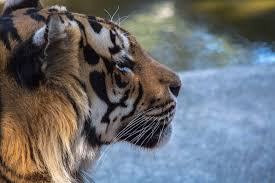
#> input picture SAKIR/Resimler/kaplan.jpg, 275 x 183 px, found by its file name
$ python opensk7.py
#> lines starting #> are read from the running program, lines starting #| are printed output that depends on the picture
# renk_kanallari.py
import cv2
import sys
if sys.platform=='win32':
    deltax=0
    deltay=0
else:
    deltax=50
    deltay=105
img=cv2.imread("SAKIR\Resimler\kaplan.jpg")
#> img is the input picture: shape (183, 275, 3); mean B, G, R 113.7, 109.9, 107.7
m=img.copy()
m[:,:,1]=0
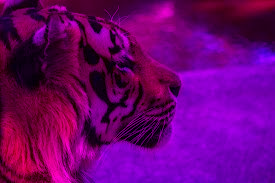
#> m: shape (183, 275, 3); mean B, G, R 113.7, 0, 107.7
m[:,:,2]=0
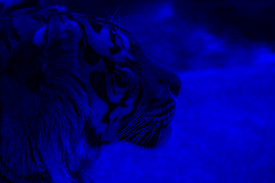
#> m: shape (183, 275, 3); mean B, G, R 113.7, 0, 0
y=img.copy()
y[:,:,0]=0
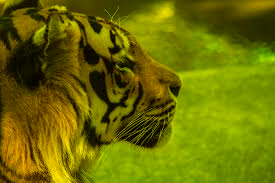
#> y: shape (183, 275, 3); mean B, G, R 0, 109.9, 107.7
y[:,:,2]=0
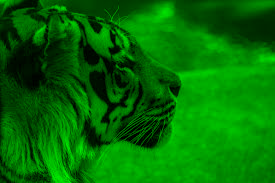
#> y: shape (183, 275, 3); mean B, G, R 0, 109.9, 0
k=img.copy()
k[:,:,0]=0
k[:,:,1]=0
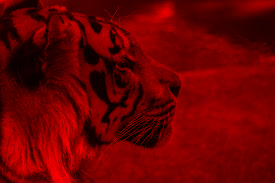
#> k: shape (183, 275, 3); mean B, G, R 0, 0, 107.7
print(img.shape)
#| (183, 275, 3)
cv2.imshow("ORIGINAL",img);cv2.moveWindow('ORIGINAL',10,10)
cv2.imshow("MAVİ",m);cv2.moveWindow('MAVİ',10,img.shape[0]+deltay)
cv2.imshow("KIRMIZI",k);cv2.moveWindow('KIRMIZI',img.shape[1]+deltax,10)
cv2.imshow("YEŞİL",y);cv2.moveWindow('YEŞİL',img.shape[1]+deltax,img.shape[0]+deltay)
while True:
    k=cv2.waitKey(50) & 0xFF
#> (key Esc is pressed here)
    if k==27:break
cv2.destroyAllWindows()

$ run again, with SAKIR/Resimler/basin.jpg copied over SAKIR/Resimler/kaplan.jpg
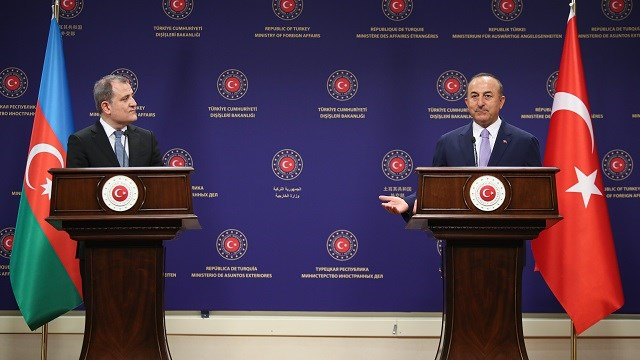
#> input picture SAKIR/Resimler/basin.jpg, 640 x 360 px, found by its file name
#> img is the input picture: shape (360, 640, 3); mean B, G, R 78.3, 58.9, 78.2
#> `y[:,:,2]=0`:
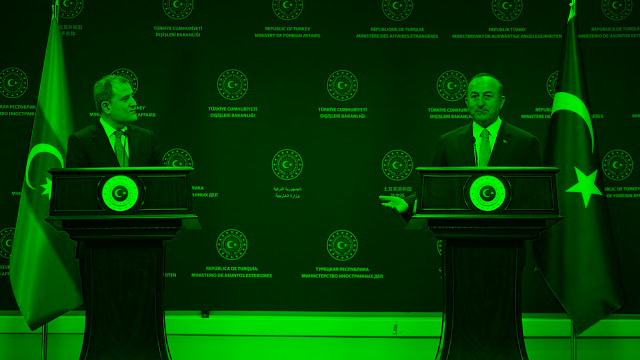
#> y: shape (360, 640, 3); mean B, G, R 0, 58.9, 0
#> `k[:,:,1]=0`:
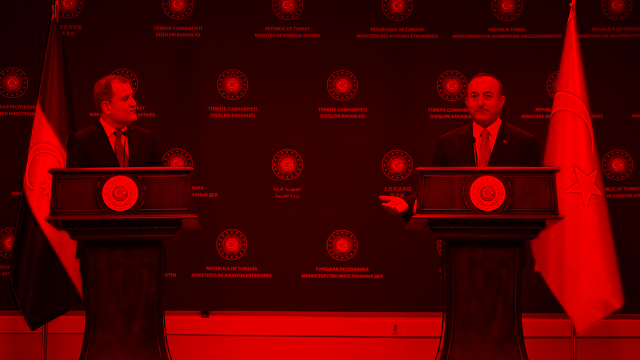
#> k: shape (360, 640, 3); mean B, G, R 0, 0, 78.2
#| (360, 640, 3)

$ run again, with SAKIR/Resimler/cadde01.jpg copied over SAKIR/Resimler/kaplan.jpg
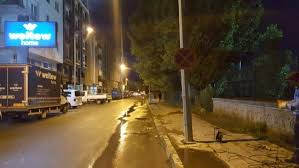
#> input picture SAKIR/Resimler/cadde01.jpg, 299 x 168 px, found by its file name
#> img is the input picture: shape (168, 299, 3); mean B, G, R 56.2, 78.8, 93.6
#> `y[:,:,2]=0`:
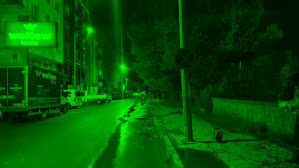
#> y: shape (168, 299, 3); mean B, G, R 0, 78.8, 0
#> `k[:,:,1]=0`:
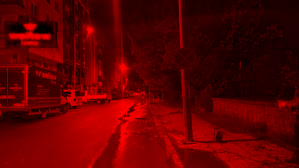
#> k: shape (168, 299, 3); mean B, G, R 0, 0, 93.6
#| (168, 299, 3)
